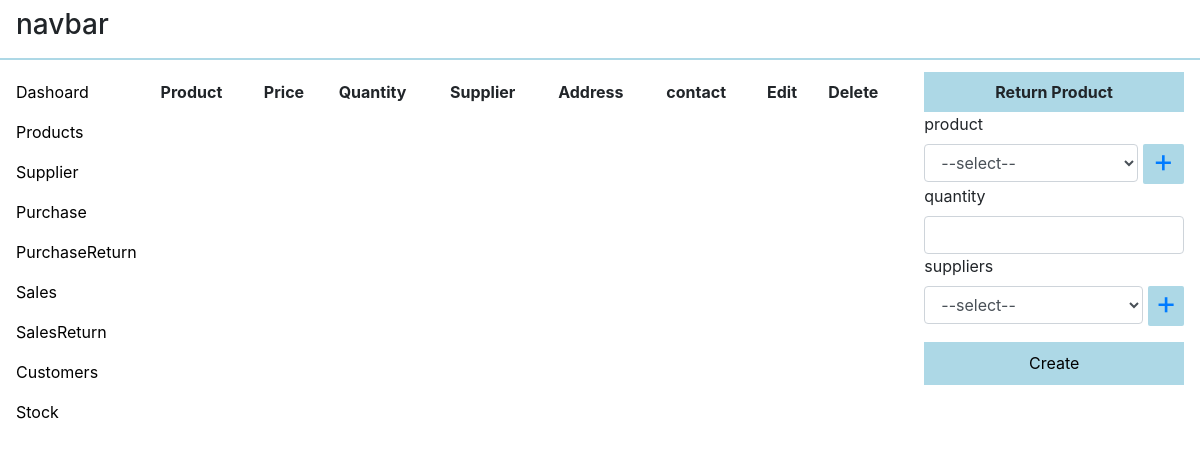
The page /dashboard/purchase/return/ on the database as committed earlier.
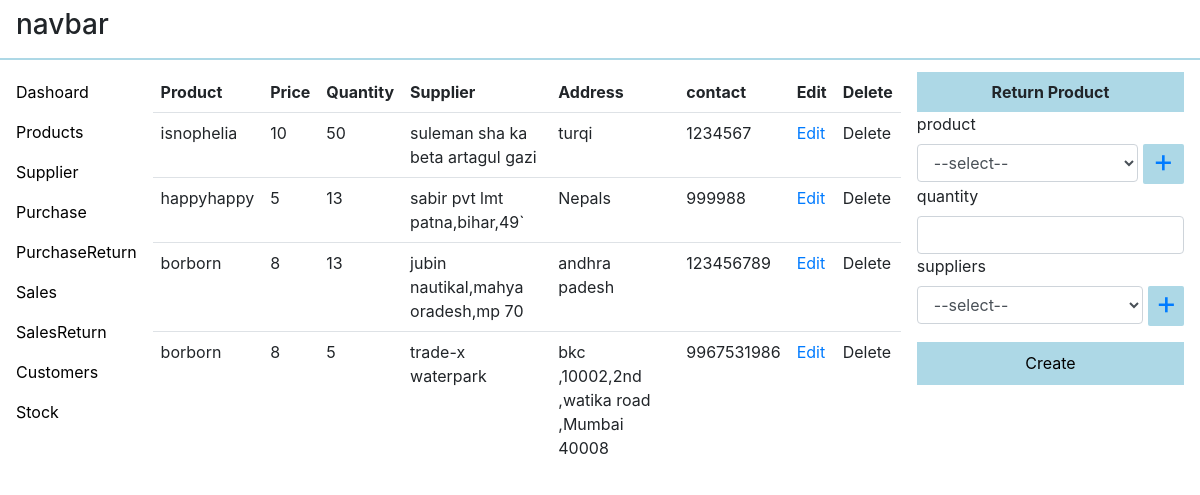
The same page on the database as committed later.
### dashboard/models.py (models this page shows, shortened)
class PurchaseReturned(models.Model):
    product=models.ForeignKey('Product',on_delete=models.SET_NULL,null=True)
    supplier=models.ForeignKey('Supplier',on_delete=models.SET_NULL,null=True)
    quantity=models.IntegerField(default=0)
    crated_at=models.DateTimeField(auto_now_add=True)
    class Meta:
        ordering=['-id']

class Product(models.Model):
    title=models.CharField(max_length=64)
    price=models.IntegerField()
    crated_at=models.DateTimeField(auto_now_add=True)
    class Meta:
        ordering=['-id']

class Supplier(models.Model):
    name=models.CharField(max_length=64)
    contact=models.IntegerField()
    address=models.TextField(max_length=128)
    class Meta:
        ordering=['-id']

### dashboard/views.py (the view, shortened to what this page needs)
# urls.py: path('purchase/return/',views.purchaseReturn,name='purchase_return'),
def purchaseReturn(request):
    data=dict()
    purchaseReturn__obj=PurchaseReturned.objects.all()
    supplier__obj=Supplier.objects.all()
    product__obj=Product.objects.all()
    return render(request,'dashboard/return_product.html',context={'items':purchaseReturn__obj,'products':product__obj,'suppliers':supplier__obj})

### dashboard/templates/dashboard/return_product.html (shortened to what this page needs)
{% extends 'dashboard/main.html'%}
{% block body%}
<table class="table" id="tb">
    <tbody class="table__body">
        <thead class="table__heading">
            <tr>
                <th>
                    Product
                </th>
                <th>
                    Price
                </th>
                <th>
                    Quantity
                </th>
                <th>
                    Supplier
                </th>
                <th>
                    Address
                </th>
                <th>
                    contact
                </th>
                <th>
                    Edit</th>
                <th>Delete</th>
            </tr>
        </thead>
        {% for item in items%}
        <tr>
            <td>
                {{item.product.title}}
                 </td>
                 <td>
                    {{item.product.price}}
                     </td>
                     <td>
                        {{item.quantity}}
                         </td>
                         <td>
                            {{item.supplier.name}}
                             </td>
                             <td>
                                 {{item.supplier.address}}
                             </td>
                             <td>
                                 {{item.supplier.contact}}
                             </td>
                             <td>
                                 <a href="#"  class="update_return" data-pk="{{item.pk}}" >
                                    Edit
                                 </a>
                             </td>
                             <td>
                                 <span class="fa fa-arow" data-pk={{item.pk}}>Delete</span>
                             </td>
        </tr>
        {% endfor %}
    </tbody>
</table>
<div  class="container__right" id="container__right">
    {% include 'dashboard/modal_for_CreateReturnProduct.html'%}
</div>
{% endblock %}

Rows that differ between the two databases and show on the page:
added PurchaseReturned: product "isnophelia", product.price "10", quantity "50", supplier.name "suleman sha ka beta artagul gazi", supplier.address "turqi", supplier.contact "1234567"
added PurchaseReturned: product "happyhappy", product.price "5", quantity "13", supplier.name "sabir pvt lmt patna,bihar,49`", supplier.address "Nepals", supplier.contact "999988"
added PurchaseReturned: product "borborn", product.price "8", quantity "13", supplier.name "jubin nautikal,mahya oradesh,mp 70", supplier.address "andhra padesh", supplier.contact "123456789"
added PurchaseReturned: product "borborn", product.price "8", quantity "5", supplier.name "trade-x waterpark", supplier.address "bkc ,10002,2nd ,watika road ,Mumbai 40008", supplier.contact "9967531986"
